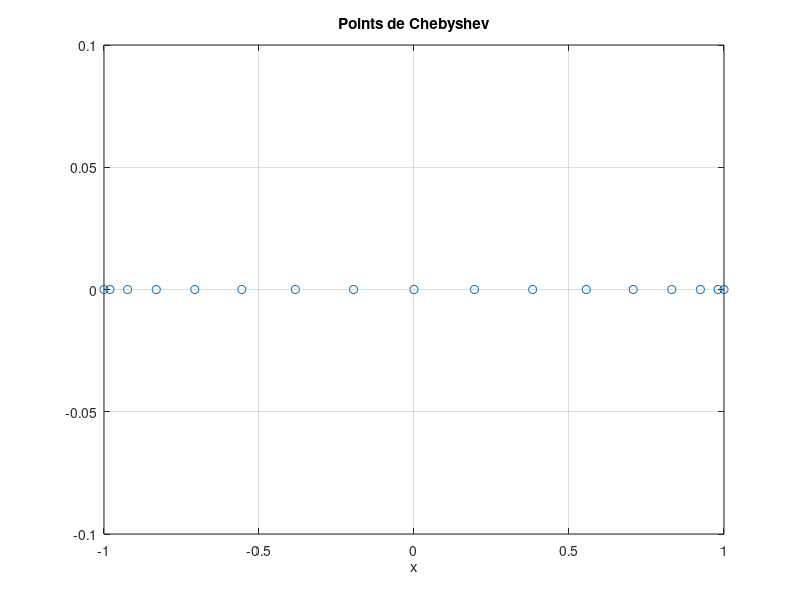

This chart was generated by the following MATLAB code:
% chebyshev_points.m
% Ce script génère et trace les points de Chebyshev de première espèce

N = 16;
k = 0:N;
x = cos(pi * k / N); % Points de Chebyshev

plot(x, zeros(size(x)), 'o')
title('Points de Chebyshev')
xlabel('x')
ylim([-0.1 0.1])
grid on
